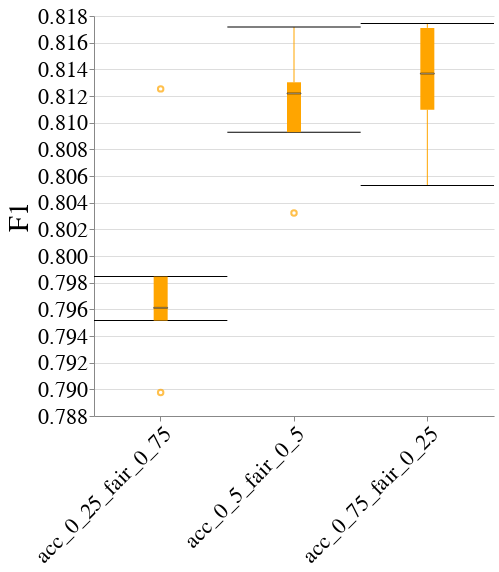

Notebook cell for this chart:
### Code cell
create_box_plot_per_dataset_and_case_study(to_plot=best_lp_metrics_per_exp_config_df,
                                           exp_name=EXP_NAME,
                                           dataset_name=DATASET_NAME,
                                           case_study_name=CASE_STUDY_NAME,
                                           metric_name="F1")

### Figure 1 — Vega-Lite specification as saved in the notebook (floating-point values rounded to 4 significant figures)
{"config": {"view": {"continuousWidth": 400, "continuousHeight": 300, "stroke": null}, "axis": {"labelFontSize": 22, "labelFontWeight": "normal", "titleFontSize": 28, "titleFontWeight": "normal"}, "title": {"fontSize": 28}}, "data": {"name": "data-61264152f728105611bd9067f7162257"}, "mark": {"type": "boxplot", "color": "orange", "median": {"stroke": "black", "strokeWidth": 0.7}, "ticks": true}, "encoding": {"x": {"axis": {"labelAngle": -45, "labelLimit": 500}, "field": "exp_config_name", "title": null, "type": "nominal"}, "y": {"field": "overall", "scale": {"zero": false}, "title": "F1", "type": "quantitative"}}, "height": 400, "width": 400, "$schema": "https://vega.github.io/schema/vega-lite/v4.17.0.json", "datasets": {"data-61264152f728105611bd9067f7162257": [{"exp_config_name": "acc_0_25_fair_0_75", "run_num": 1, "logical_pipeline_uuid": "Tm9uZSZOT19GQUlSTkVTU19JTlRFUlZFTlRJT04mZ2FuZGFsZl9jbGY=", "physical_pipeline_uuid": "c08cd634-002a-4c19-af64-1cca59d0bbcf", "compound_pp_quality": 0.946, "metric": "F1", "model_name": "gandalf_clf", "runtime_in_mins": 3.548, "dataset_name": "folk_emp", "logical_pipeline_name": "None&NO_FAIRNESS_INTERVENTION&gandalf_clf", "null_imputer_name": "None", "fairness_intervention_name": "NO_FAIRNESS_INTERVENTION", "RAC1P_dis": 0.788, "RAC1P_priv": 0.7908, "SEX&RAC1P_dis": 0.7562, "SEX&RAC1P_priv": 0.7973, "SEX_dis": 0.7507, "SEX_priv": 0.8246, "overall": 0.7898}, {"exp_config_name": "acc_0_25_fair_0_75", "run_num": 2, "logical_pipeline_uuid": "Tm9uZSZOT19GQUlSTkVTU19JTlRFUlZFTlRJT04mcmZfY2xm", "physical_pipeline_uuid": "edb7bbf5-8de0-4b38-bd25-50a3d17ef63d", "compound_pp_quality": 0.9531, "metric": "F1", "model_name": "rf_clf", "runtime_in_mins": 0.0888, "dataset_name": "folk_emp", "logical_pipeline_name": "None&NO_FAIRNESS_INTERVENTION&rf_clf", "null_imputer_name": "None", "fairness_intervention_name": "NO_FAIRNESS_INTERVENTION", "RAC1P_dis": 0.8157, "RAC1P_priv": 0.8104, "SEX&RAC1P_dis": 0.772, "SEX&RAC1P_priv": 0.8233, "SEX_dis": 0.7715, "SEX_priv": 0.8543, "overall": 0.8125}, {"exp_config_name": "acc_0_25_fair_0_75", "run_num": 3, "logical_pipeline_uuid": "Tm9uZSZOT19GQUlSTkVTU19JTlRFUlZFTlRJT04mZ2FuZGFsZl9jbGY=", "physical_pipeline_uuid": "4a6897b6-bc53-4c7c-813d-ee6dfce9ce35", "compound_pp_quality": 0.9479, "metric": "F1", "model_name": "gandalf_clf", "runtime_in_mins": 1.364, "dataset_name": "folk_emp", "logical_pipeline_name": "None&NO_FAIRNESS_INTERVENTION&gandalf_clf", "null_imputer_name": "None", "fairness_intervention_name": "NO_FAIRNESS_INTERVENTION", "RAC1P_dis": 0.7974, "RAC1P_priv": 0.7938, "SEX&RAC1P_dis": 0.7485, "SEX&RAC1P_priv": 0.8058, "SEX_dis": 0.7598, "SEX_priv": 0.8281, "overall": 0.7952}, {"exp_config_name": "acc_0_25_fair_0_75", "run_num": 4, "logical_pipeline_uuid": "Tm9uZSZOT19GQUlSTkVTU19JTlRFUlZFTlRJT04mbGdibV9jbGY=", "physical_pipeline_uuid": "aed43679-ce8b-4945-b5fa-cf32daf6c398", "compound_pp_quality": 0.9485, "metric": "F1", "model_name": "lgbm_clf", "runtime_in_mins": 0.01081, "dataset_name": "folk_emp", "logical_pipeline_name": "None&NO_FAIRNESS_INTERVENTION&lgbm_clf", "null_imputer_name": "None", "fairness_intervention_name": "NO_FAIRNESS_INTERVENTION", "RAC1P_dis": 0.7928, "RAC1P_priv": 0.802, "SEX&RAC1P_dis": 0.7615, "SEX&RAC1P_priv": 0.8076, "SEX_dis": 0.7731, "SEX_priv": 0.8239, "overall": 0.7985}, {"exp_config_name": "acc_0_25_fair_0_75", "run_num": 5, "logical_pipeline_uuid": "Tm9uZSZOT19GQUlSTkVTU19JTlRFUlZFTlRJT04mZ2FuZGFsZl9jbGY=", "physical_pipeline_uuid": "3d380df0-53f8-4313-b423-9bab6f940a39", "compound_pp_quality": 0.9483, "metric": "F1", "model_name": "gandalf_clf", "runtime_in_mins": 3.287, "dataset_name": "folk_emp", "logical_pipeline_name": "None&NO_FAIRNESS_INTERVENTION&gandalf_clf", "null_imputer_name": "None", "fairness_intervention_name": "NO_FAIRNESS_INTERVENTION", "RAC1P_dis": 0.8043, "RAC1P_priv": 0.7907, "SEX&RAC1P_dis": 0.7563, "SEX&RAC1P_priv": 0.8056, "SEX_dis": 0.7527, "SEX_priv": 0.8357, "overall": 0.7961}, {"exp_config_name": "acc_0_5_fair_0_5", "run_num": 1, "logical_pipeline_uuid": "Tm9uZSZOT19GQUlSTkVTU19JTlRFUlZFTlRJT04mZ2FuZGFsZl9jbGY=", "physical_pipeline_uuid": "fdaf7bbc-3b0b-4020-a799-e6a0ad93d788", "compound_pp_quality": 0.9035, "metric": "F1", "model_name": "gandalf_clf", "runtime_in_mins": 2.974, "dataset_name": "folk_emp", "logical_pipeline_name": "None&NO_FAIRNESS_INTERVENTION&gandalf_clf", "null_imputer_name": "None", "fairness_intervention_name": "NO_FAIRNESS_INTERVENTION", "RAC1P_dis": 0.8128, "RAC1P_priv": 0.8131, "SEX&RAC1P_dis": 0.7733, "SEX&RAC1P_priv": 0.822, "SEX_dis": 0.7681, "SEX_priv": 0.8534, "overall": 0.813}, {"exp_config_name": "acc_0_5_fair_0_5", "run_num": 2, "logical_pipeline_uuid": "Tm9uZSZOT19GQUlSTkVTU19JTlRFUlZFTlRJT04mcmZfY2xm", "physical_pipeline_uuid": "a699223e-ad61-4372-8a05-ace8169ef6b0", "compound_pp_quality": 0.9075, "metric": "F1", "model_name": "rf_clf", "runtime_in_mins": 0.1201, "dataset_name": "folk_emp", "logical_pipeline_name": "None&NO_FAIRNESS_INTERVENTION&rf_clf", "null_imputer_name": "None", "fairness_intervention_name": "NO_FAIRNESS_INTERVENTION", "RAC1P_dis": 0.8194, "RAC1P_priv": 0.8157, "SEX&RAC1P_dis": 0.7769, "SEX&RAC1P_priv": 0.8279, "SEX_dis": 0.7752, "SEX_priv": 0.8599, "overall": 0.8172}, {"exp_config_name": "acc_0_5_fair_0_5", "run_num": 3, "logical_pipeline_uuid": "Tm9uZSZOT19GQUlSTkVTU19JTlRFUlZFTlRJT04mcmZfY2xm", "physical_pipeline_uuid": "48b3859d-9c12-4e38-9fb9-718655734350", "compound_pp_quality": 0.8961, "metric": "F1", "model_name": "rf_clf", "runtime_in_mins": 0.1067, "dataset_name": "folk_emp", "logical_pipeline_name": "None&NO_FAIRNESS_INTERVENTION&rf_clf", "null_imputer_name": "None", "fairness_intervention_name": "NO_FAIRNESS_INTERVENTION", "RAC1P_dis": 0.817, "RAC1P_priv": 0.8046, "SEX&RAC1P_dis": 0.763, "SEX&RAC1P_priv": 0.8201, "SEX_dis": 0.7721, "SEX_priv": 0.8444, "overall": 0.8093}, {"exp_config_name": "acc_0_5_fair_0_5", "run_num": 4, "logical_pipeline_uuid": "Tm9uZSZOT19GQUlSTkVTU19JTlRFUlZFTlRJT04mcmZfY2xm", "physical_pipeline_uuid": "279e27b4-6f34-4b29-99f9-bb911d627cb9", "compound_pp_quality": 0.9019, "metric": "F1", "model_name": "rf_clf", "runtime_in_mins": 0.01395, "dataset_name": "folk_emp", "logical_pipeline_name": "None&NO_FAIRNESS_INTERVENTION&rf_clf", "null_imputer_name": "None", "fairness_intervention_name": "NO_FAIRNESS_INTERVENTION", "RAC1P_dis": 0.8119, "RAC1P_priv": 0.8124, "SEX&RAC1P_dis": 0.7773, "SEX&RAC1P_priv": 0.8208, "SEX_dis": 0.7834, "SEX_priv": 0.8413, "overall": 0.8122}, {"exp_config_name": "acc_0_5_fair_0_5", "run_num": 5, "logical_pipeline_uuid": "Tm9uZSZOT19GQUlSTkVTU19JTlRFUlZFTlRJT04mZ2FuZGFsZl9jbGY=", "physical_pipeline_uuid": "5dc8c7fc-6219-4f01-a8ed-2b2999427948", "compound_pp_quality": 0.8991, "metric": "F1", "model_name": "gandalf_clf", "runtime_in_mins": 1.975, "dataset_name": "folk_emp", "logical_pipeline_name": "None&NO_FAIRNESS_INTERVENTION&gandalf_clf", "null_imputer_name": "None", "fairness_intervention_name": "NO_FAIRNESS_INTERVENTION", "RAC1P_dis": 0.81, "RAC1P_priv": 0.7988, "SEX&RAC1P_dis": 0.7636, "SEX&RAC1P_priv": 0.8126, "SEX_dis": 0.7559, "SEX_priv": 0.8464, "overall": 0.8032}, {"exp_config_name": "acc_0_75_fair_0_25", "run_num": 1, "logical_pipeline_uuid": "Tm9uZSZOT19GQUlSTkVTU19JTlRFUlZFTlRJT04mZ2FuZGFsZl9jbGY=", "physical_pipeline_uuid": "afd5ae96-5531-4252-bf41-9ef9c54cdd75", "compound_pp_quality": 0.8581, "metric": "F1", "model_name": "gandalf_clf", "runtime_in_mins": 5.304, "dataset_name": "folk_emp", "logical_pipeline_name": "None&NO_FAIRNESS_INTERVENTION&gandalf_clf", "null_imputer_name": "None", "fairness_intervention_name": "NO_FAIRNESS_INTERVENTION", "RAC1P_dis": 0.8211, "RAC1P_priv": 0.8152, "SEX&RAC1P_dis": 0.7775, "SEX&RAC1P_priv": 0.8266, "SEX_dis": 0.7719, "SEX_priv": 0.8585, "overall": 0.8174}, {"exp_config_name": "acc_0_75_fair_0_25", "run_num": 2, "logical_pipeline_uuid": "Tm9uZSZOT19GQUlSTkVTU19JTlRFUlZFTlRJT04mcmZfY2xm", "physical_pipeline_uuid": "5f631c17-3cf5-41c5-b22e-419f9850ab08", "compound_pp_quality": 0.8595, "metric": "F1", "model_name": "rf_clf", "runtime_in_mins": 0.07879, "dataset_name": "folk_emp", "logical_pipeline_name": "None&NO_FAIRNESS_INTERVENTION&rf_clf", "null_imputer_name": "None", "fairness_intervention_name": "NO_FAIRNESS_INTERVENTION", "RAC1P_dis": 0.8172, "RAC1P_priv": 0.8114, "SEX&RAC1P_dis": 0.775, "SEX&RAC1P_priv": 0.824, "SEX_dis": 0.7722, "SEX_priv": 0.8557, "overall": 0.8137}, {"exp_config_name": "acc_0_75_fair_0_25", "run_num": 3, "logical_pipeline_uuid": "Tm9uZSZOT19GQUlSTkVTU19JTlRFUlZFTlRJT04mZ2FuZGFsZl9jbGY=", "physical_pipeline_uuid": "55db10d9-845b-4f20-b2a9-b575111c9362", "compound_pp_quality": 0.8529, "metric": "F1", "model_name": "gandalf_clf", "runtime_in_mins": 2.158, "dataset_name": "folk_emp", "logical_pipeline_name": "None&NO_FAIRNESS_INTERVENTION&gandalf_clf", "null_imputer_name": "None", "fairness_intervention_name": "NO_FAIRNESS_INTERVENTION", "RAC1P_dis": 0.8206, "RAC1P_priv": 0.8149, "SEX&RAC1P_dis": 0.7701, "SEX&RAC1P_priv": 0.8283, "SEX_dis": 0.7762, "SEX_priv": 0.8563, "overall": 0.8171}, {"exp_config_name": "acc_0_75_fair_0_25", "run_num": 4, "logical_pipeline_uuid": "Tm9uZSZOT19GQUlSTkVTU19JTlRFUlZFTlRJT04mcmZfY2xm", "physical_pipeline_uuid": "b0714a5e-f5ae-440d-b719-ca51429b5e4d", "compound_pp_quality": 0.856, "metric": "F1", "model_name": "rf_clf", "runtime_in_mins": 0.03617, "dataset_name": "folk_emp", "logical_pipeline_name": "None&NO_FAIRNESS_INTERVENTION&rf_clf", "null_imputer_name": "None", "fairness_intervention_name": "NO_FAIRNESS_INTERVENTION", "RAC1P_dis": 0.8097, "RAC1P_priv": 0.8118, "SEX&RAC1P_dis": 0.7762, "SEX&RAC1P_priv": 0.8196, "SEX_dis": 0.7845, "SEX_priv": 0.8379, "overall": 0.811}, {"exp_config_name": "acc_0_75_fair_0_25", "run_num": 5, "logical_pipeline_uuid": "Tm9uZSZOT19GQUlSTkVTU19JTlRFUlZFTlRJT04mZ2FuZGFsZl9jbGY=", "physical_pipeline_uuid": "ff02eeb6-1707-4808-83fa-8e55d0d38ad4", "compound_pp_quality": 0.8514, "metric": "F1", "model_name": "gandalf_clf", "runtime_in_mins": 2.975, "dataset_name": "folk_emp", "logical_pipeline_name": "None&NO_FAIRNESS_INTERVENTION&gandalf_clf", "null_imputer_name": "None", "fairness_intervention_name": "NO_FAIRNESS_INTERVENTION", "RAC1P_dis": 0.8184, "RAC1P_priv": 0.7967, "SEX&RAC1P_dis": 0.7715, "SEX&RAC1P_priv": 0.8134, "SEX_dis": 0.7574, "SEX_priv": 0.8493, "overall": 0.8053}]}}
